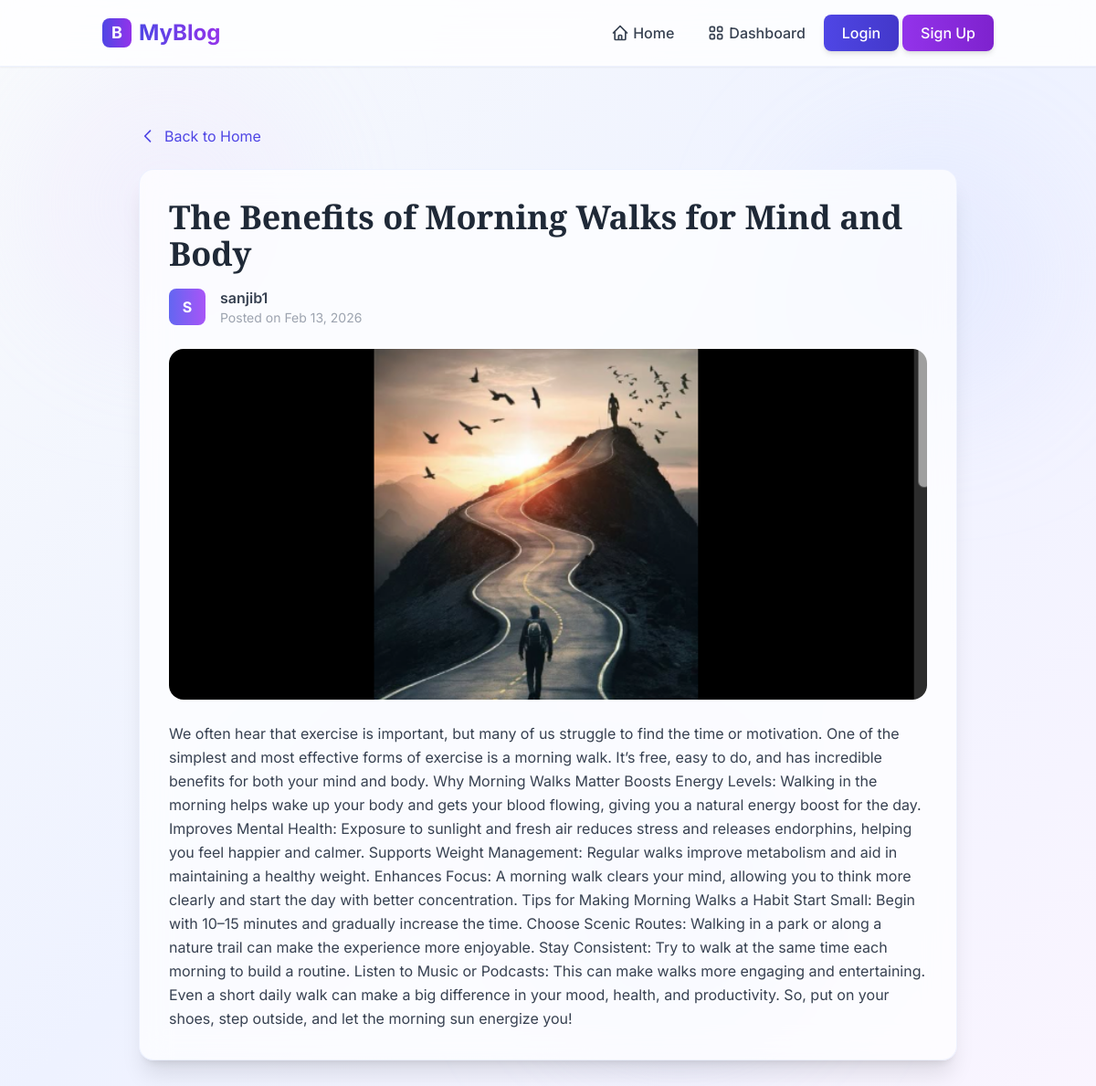
The page /post_detail/14/ on the database its author committed.
### posts/models.py (models this page shows, shortened)
class Post(models.Model):
    author=models.ForeignKey(User,on_delete=models.CASCADE,null=True,blank=True)
    title=models.CharField(max_length=200)
    content=models.TextField()
    image=models.ImageField(upload_to='post_images/',null=True,blank=True)
    is_deleted=models.BooleanField(default=False)
    created_at=models.DateTimeField(auto_now_add=True)

### posts/views.py (the view)
# urls.py: path('post_detail/<int:id>/',views.post_detail,name='post_detail'),
def post_detail(request,id):
    post=get_object_or_404(Post,id=id,is_deleted=False)
    context={
        'post':post
    }
    return render(request,'posts/post_detail.html',context=context)

### templates/posts/post_detail.html (shortened to what this page needs)
{% extends "posts/base.html" %}
{% block child_block %}
{%if not user.is_authenticated %}
<div class="max-w-4xl mx-auto py-8">
    <div class="mb-6">
        <a href="{% url 'home' %}" class="text-indigo-600 hover:underline flex items-center space-x-2">
            <svg xmlns="http://www.w3.org/2000/svg" class="h-5 w-5" fill="none" viewBox="0 0 24 24" stroke="currentColor">
                <path stroke-linecap="round" stroke-linejoin="round" stroke-width="2" d="M15 19l-7-7 7-7" />
            </svg>
            <span>Back to Home</span>
        </a>
    </div>
    {%endif%}
    <div class="bg-white/70 backdrop-blur-lg rounded-2xl shadow-xl p-8 border border-indigo-100/50">
        <h1 class="text-4xl font-bold font-playfair mb-4 text-gray-800">{{ post.title }}</h1>
        <div class="flex items-center space-x-4 mb-6">
            <div class="w-10 h-10 bg-gradient-to-r from-indigo-500 to-purple-500 rounded-lg flex items-center justify-center">
                <span class="text-white font-bold">{{ post.author.username|first|upper }}</span>
            </div>
            <div>
                <p class="text-gray-700 font-semibold">{{ post.author.username }}</p>
                <p class="text-gray-400 text-sm">Posted on {{ post.created_at|date:"M d, Y" }}</p>
            </div>
        </div>
        {% if post.image %}
            <div class="mb-6">
                <img src="{{ post.image.url }}" alt="{{ post.title }}" class="w-full rounded-2xl object-cover max-h-96">
            </div>
        {% endif %}
        <div class="text-gray-700 leading-relaxed space-y-4">
            <p>{{ post.content }}</p>
        </div>
    </div>
</div>
{% endblock %}

### templates/posts/base.html (style rules this page uses)
body { font-family: 'Inter', sans-serif; }
h1, h2, h3, h4, h5, h6 { font-family: 'Playfair Display', serif; }

### templates/posts/post_detail.html (style rules this page uses)
.font-playfair { font-family: 'Playfair Display', serif; }

### rows shown on the page
Post: title "The Benefits of Morning Walks for Mind and Body", author.username|first "S", author.username "sanjib1", created_at "Feb 13, 2026", image (picture), content "We often hear that exercise is important, but many of us struggle to find the time or motivation. One of the simplest and most effective forms of exercise is a morning walk. It’s free, easy to do, and has incredible benefits for both your mind and body. Why Morning Walks Matter Boosts Energy Levels: Walking in the morning helps wake up your body and gets your blood flowing, giving you a natural energy boost for the day. Improves Mental Health: Exposure to sunlight and fresh air reduces stress and releases endorphins, helping you feel happier and calmer. Supports Weight Management: Regular walks improve metabolism and aid in maintaining a healthy weight. Enhances Focus: A morning walk clears…"
